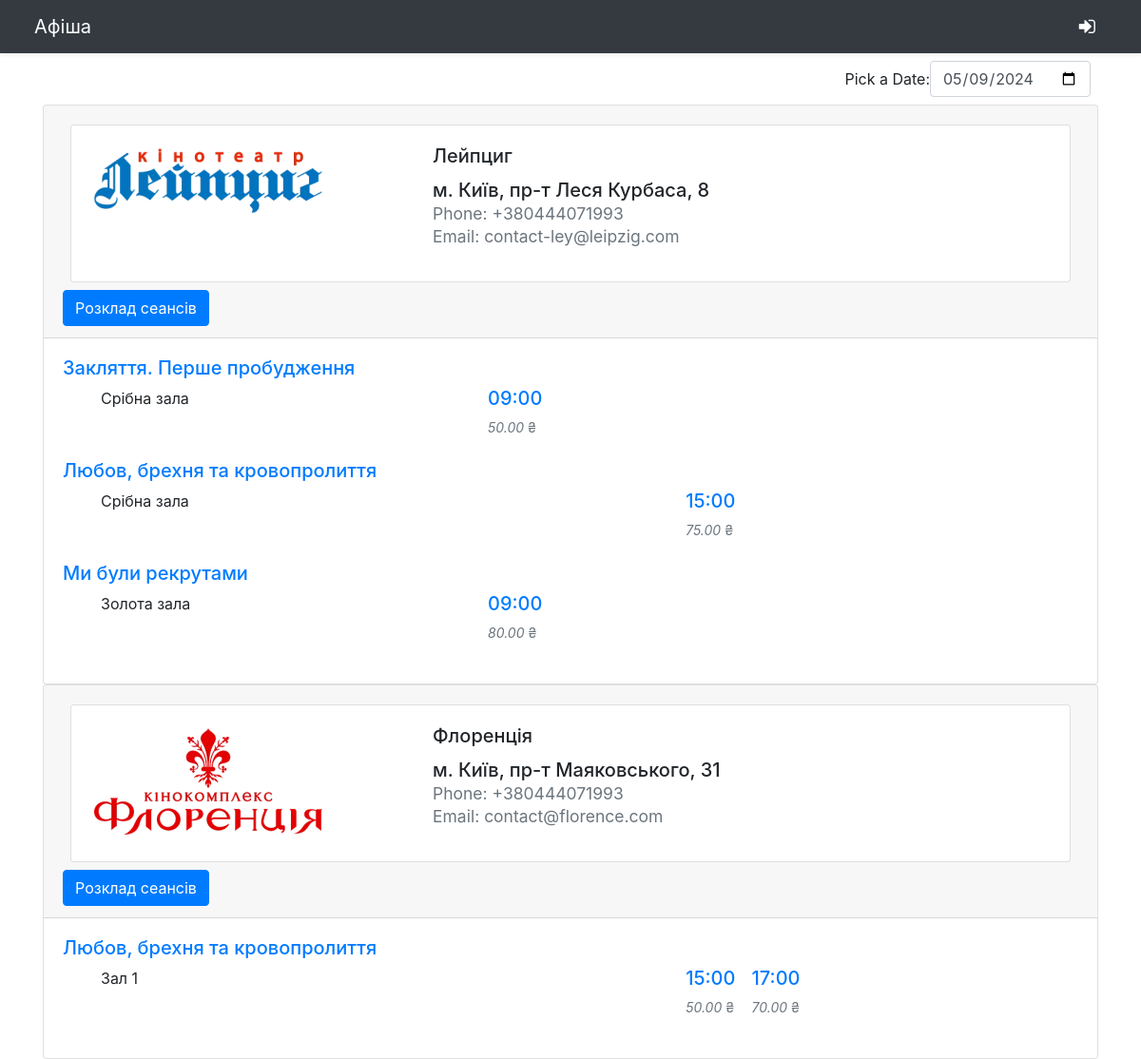
The page / on the database its author committed.
### cinema_store/models.py (models this page shows, shortened)
class Cinema(models.Model):
    name = models.CharField(max_length=60)
    image = models.ImageField(upload_to='uploads/cinema/')
    location = models.CharField(max_length=60)
    phone = PhoneNumberField(null=False, blank=True, unique=False)
    email = models.EmailField(max_length = 254)
    @staticmethod
    def get_all_cinemas():
        return Cinema.objects.all()

class Film(models.Model):
    name = models.CharField(max_length=60)
    image = models.ImageField(upload_to='uploads/film/', default='default.jpg')
    description = models.CharField(max_length=400, default='')
    genres = models.CharField(max_length=50, default='')
    countries = models.CharField(max_length=400, default='')
    duration = models.CharField(max_length=20, default='')

class Hall(models.Model):
    name = models.CharField(max_length=60)
    cinema_id = models.ForeignKey(Cinema, on_delete=models.CASCADE)
    def __str__(self):
        return self.name

class Session(models.Model):
    date = models.DateField(default=datetime.datetime.today())
    time = models.TimeField(default=datetime.datetime.now().replace(hour=9, minute=0, second=0, microsecond=0))
    hall_id = models.ForeignKey(Hall, on_delete=models.CASCADE)
    film_id = models.ForeignKey(Film, on_delete=models.CASCADE)
    price = models.DecimalField(max_digits=5, decimal_places=2, validators=[MinValueValidator(0.0)], default=50)

### cinema_store/views.py (the view)
# urls.py: path('', views.index, name='home'),
def index(request):
    start_time = "07:00:00"
    start_time = datetime.strptime(start_time, "%H:%M:%S")
    today = date.today()
    session_date = request.GET.get('session_date', today)
    cinemas = Cinema.get_all_cinemas()
    cinemas_with_films = []
    for cinema in cinemas:
        halls = cinema.hall_set.all()
        sessions_by_films = {}
        if halls:
            for hall in halls:
                sessions = hall.session_set.filter(date=session_date)
                if sessions:
                    for s in sessions:
                        end_time = s.time.strftime("%H:%M")
                        t = datetime.strptime(end_time, "%H:%M")
                        delta = t - start_time
                        offset = (delta.total_seconds() / 3660 ) * 5
                        d = {'time': end_time, 'offset': offset, 'price': s.price, 'session_id':s.id}
                        if s.film_id in sessions_by_films.keys():
                            film = sessions_by_films[s.film_id]
                            if s.hall_id in film.keys():
                                film[s.hall_id].append(d)
                            else:
                                film[s.hall_id] = [d]
                        else:
                            sessions_by_films[s.film_id] = {s.hall_id:[d]}
            cinema_data = {
                'id': cinema.id,
                'name': cinema.name,
                'location': cinema.location,
                'image': cinema.image,
                'phone': cinema.phone,
                'email': cinema.email,
                'sessions_by_films': sessions_by_films
            }
            cinemas_with_films.append(cinema_data)
    data = {}
    data['cinemas_with_films'] = cinemas_with_films
    return render(request, 'index.html', data)

### cinema_store/templates/index.html (shortened to what this page needs)
{% extends 'base.html' %}
{% block content %}
<div class="container">
	<div class="control-group m-2">
		<div class="form-inline justify-content-end">
			<label for="date-picker">Pick a Date: </label>
			<input type="date" class="form-control" id="date-picker" name="date">
		</div>
	</div>
	<div id='cinemas'>
		{% for cinema in cinemas_with_films %}
		<div class="accordion" id="accordionExample">
		  <div class="card">
			<div class="card-header" id="headingOne">
			  <h5 class="mb-0">
				  <div class="card m-2">
				<div class="row g-0">
					<div class="col-md-4">
						<img src="{{cinema.image.url}}" class="img-fluid rounded-start m-4" />
					</div>
					<div class="col-md-8">
						<div class="card-body">
							<h5 class="card-title">{{cinema.name}}</h5>
							<ul class="unstyled">
							  <li>{{cinema.location}}</li>
							  <li><small class="text-muted">Phone: {{cinema.phone}}</small></li>
							  <li><small class="text-muted">Email: {{cinema.email}}</small></li>
							</ul>
						</div>
					</div>
				</div>
			</div>
				<button class="btn btn-primary" type="button" data-toggle="collapse" data-target="#cinema_{{cinema.id}}" aria-expanded="true" aria-controls="collapseOne">
				  Розклад сеансів
				</button>
			  </h5>
			</div>
			<div id="cinema_{{cinema.id}}" class="collapse show" aria-labelledby="headingOne" data-parent="#accordionExample">
			  <div class="card-body">
				{% for film, halls in cinema.sessions_by_films.items %}
				  <a href="{% url 'film_page' film.id %}">
					<h5>{{ film.name }}</h5>
				  </a>
				  <ul>
					{% for hall, times in halls.items %}
					  <div class="row g-0">
						<div class="col-md-4">
							{{ hall }}
						</div>
						<div class="col-md-8 a-">
							<div class="a-times">
							  {% for t in times %}
								  <span class="time-cell" style="left:{{t.offset}}%;">
									  <span>
										  <a href="{% url 'session_page' t.session_id %}">
											<h5>{{ t.time }}</h5>
										  </a>
									  </span>
									  <div class="p text-muted small"><i>{{ t.price }}</i>&nbsp;₴</div>
								  </span>
							  {% endfor %}
						  </div>
						</div>
					</div>
					{% endfor %}
				  </ul>
			  	{% endfor %}
			  </div>
			</div>
		  </div>
		</div>
		{% endfor %}
		</div>
</div>
{% endblock content %}

### cinema_store/static/style.css (style rules this page uses)
ul.unstyled { list-style-type: none; padding: 0; }
.a-times { display: table; margin-bottom: 60px; }
.time-cell { position: absolute; }

### rows shown on the page
Cinema: name "Лейпциг", location "м. Київ, пр-т Леся Курбаса, 8", phone "+380444071993", email "contact-ley@leipzig.com"
Film: name "Закляття. Перше пробудження"
Hall: name "Срібна зала", time "09:00" "15:00"
Session: price "50.00"
Film: name "Любов, брехня та кровопролиття"
Session: price "75.00"
Film: name "Ми були рекрутами"
Hall: name "Золота зала", time "09:00"
Session: price "80.00"
Cinema: name "Флоренція", location "м. Київ, пр-т Маяковського, 31", phone "+380444071993", email "contact@florence.com"
Hall: name "Зал 1", time "15:00" "17:00"
Session: price "50.00"
Session: price "70.00"
